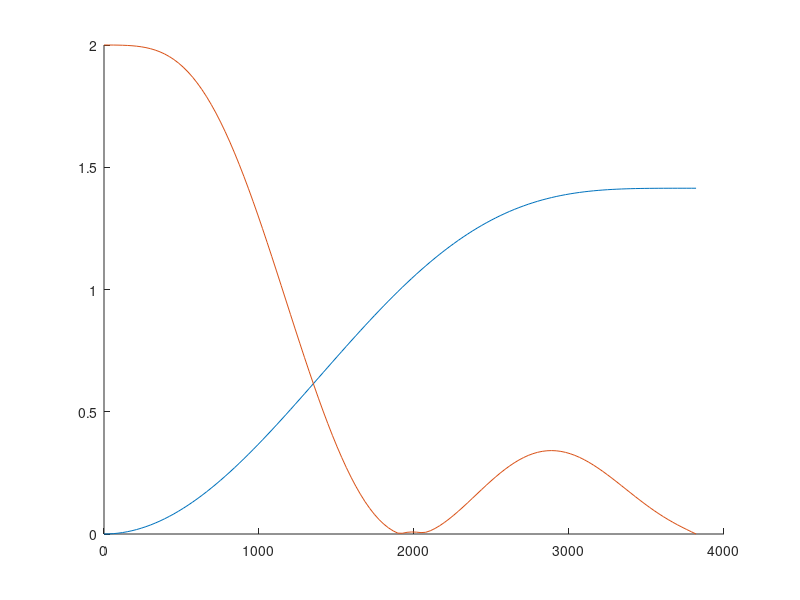

The MATLAB source for this figure:
clear;
figure;

sq3 = sqrt(3);

a_S20 = [ (5-sq3), (5+sq3), (3+3*sq3), (5+3*sq3), (3+sq3), (3-sq3), (5-3*sq3), (3-3*sq3) ] / 16;
a_T10 = [ (1-sq3), -(3-sq3), (3+sq3), -(1+sq3) ] / (4*sqrt(2));

H_S20 = @(x) a_S20(1) + a_S20(2)*e^(-i*x) + a_S20(3)*e^(-2*i*x) + a_S20(4)*e^(-3*i*x) + ...
             a_S20(5)*e^(-4*i*x) + a_S20(6)*e^(-5*i*x) + a_S20(7)*e^(-6*i*x) + a_S20(8)*e^(-7*i*x);
A_S20 = @(x) abs(H_S20(x));

H_T10 = @(x) a_T10(1) + a_T10(2)*e^(-i*x) + a_T10(3)*e^(-2*i*x) + a_T10(4)*e^(-3*i*x);
A_T10 = @(x) abs(H_T10(x));

A_S20_f = @(x) A_S20(2*pi*x/48000);
A_T10_f = @(x) A_T10(2*pi*x/48000);

f = linspace(0, 48000/2, 128);
k_S20 = arrayfun(A_S20_f, f);
k_T10 = arrayfun(A_T10_f, f);
f = f / (2*pi);

hold on;
plot(f, k_T10);
plot(f, k_S20);

#ts = 1/48000;
#f_1 = 15000;
#x = ts*[0:1024];
#y = sin(2*pi*f_1*x);
#
#y1 = filter(a_T10, 1, y);
#y2 = filter([-0.1294 -0.2241 0.8365 -0.4830 0 0 0 0], 1, y);
#
#[h1, f1] = freqz([-0.1294 -0.2241 0.8365 -0.4830 0 0 0 0], [], 256);
#[h2, f2] = freqz(a_T10, [], 256);
#
#hold on
#plot(f1, abs(h1))
#plot(f2, abs(h2))
#return
#
#hold on
#plot(y)
#plot(y1)
#plot(y2)
#xlim([1 50])
